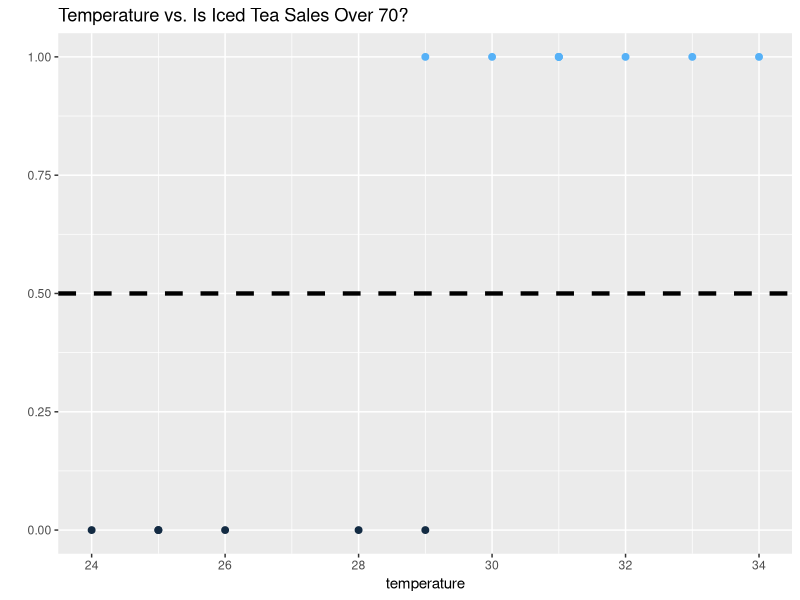
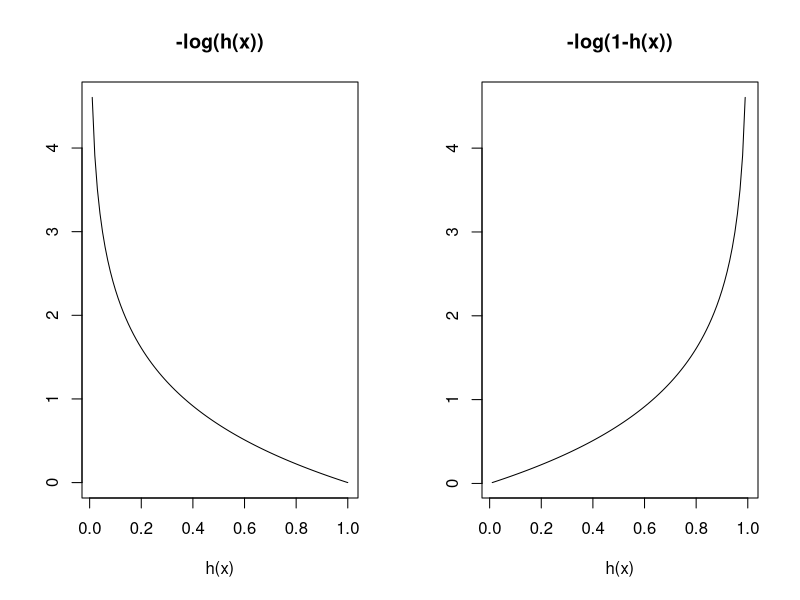
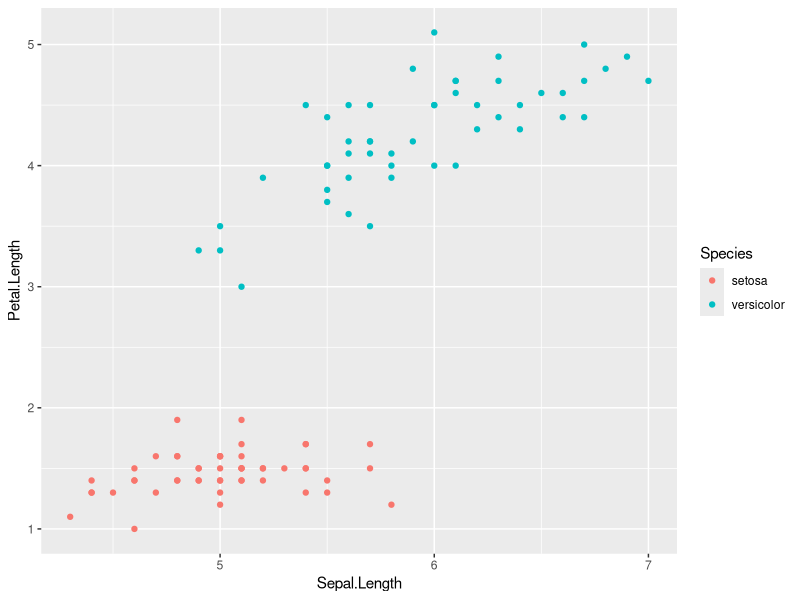
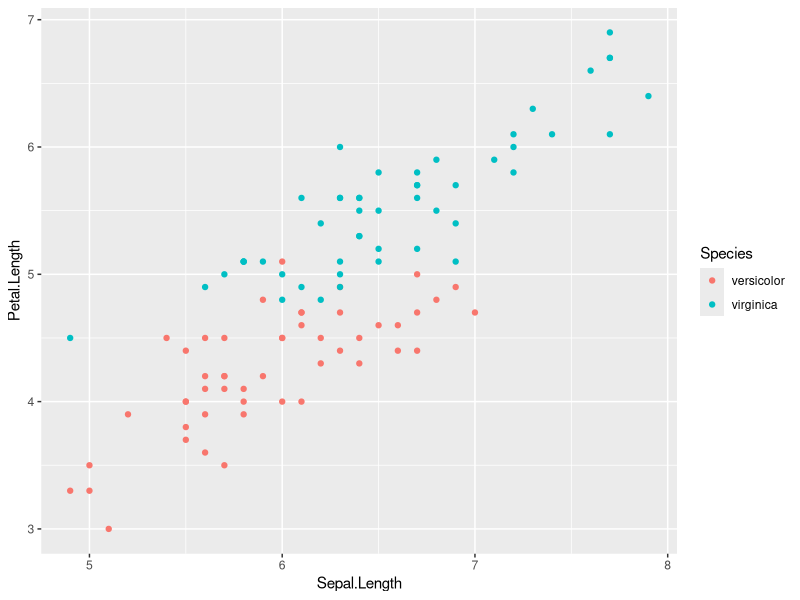

Source code (R) for these figures, in order:
## ---- chunk 1
knitr::opts_chunk$set(echo = TRUE, warning = FALSE, results = 'hide', message = FALSE)
## ---- chunk 2
library(ggplot2)

temperature <- c(29, 28, 34, 31, 25, 29, 32, 31, 24, 33, 25, 31, 26, 30)
iced_tea_sales <- c(77, 62, 93, 84, 59, 64, 80, 75, 58, 91, 51, 73, 65, 84)
iced_tea_sales_category <- ifelse(iced_tea_sales > 70, 1, 0)
iced_tea_df <- data.frame(temperature, iced_tea_sales, iced_tea_sales_category)
ggplot(iced_tea_df, aes(x = temperature, y = iced_tea_sales_category)) +
  geom_point(aes(color = iced_tea_sales_category), cex = 2) +
  ggtitle("Temperature vs. Is Iced Tea Sales Over 70?") +
  theme(legend.position = "none") +
  geom_hline(yintercept = 0.5, lty = 2, lwd = 1.5) +
  ylab("")
## ---- chunk 3
x <- seq(0.01, 1, 0.01)
y1 <- -log(x)
y2 <- -log(1 - x)
par(mfrow = c(1, 2))
plot(x = x, y = y1, type = 'l', xlab = "h(x)", ylab = "", main = "-log(h(x))")
plot(x = x, y = y2, type = 'l', xlab = "h(x)", ylab = "", main = "-log(1-h(x))")
## ---- chunk 4
# train_test_split()
train_test_split <- function(x, train_size = 0.7){
  n_row <- nrow(x)
  shuffled_order <- sample(1:n_row)
  x_shuffled <- x[shuffled_order, ]
  cut_point <- round(n_row * train_size)
  train_data <- x_shuffled[1:cut_point, ]
  test_data <- x_shuffled[(cut_point + 1):n_row,]
  return(list(
    train = train_data,
    test = test_data
  ))
}
## ---- chunk 5
temperature <- c(29, 28, 34, 31, 25, 29, 32, 31, 24, 33, 25, 31, 26, 30)
iced_tea_sales <- c(77, 62, 93, 84, 59, 64, 80, 75, 58, 91, 51, 73, 65, 84)
iced_tea_sales_category <- ifelse(iced_tea_sales > 70, 1, 0)
iced_tea_df <- data.frame(temperature, iced_tea_sales, iced_tea_sales_category)

# Splitting
iced_tea_train_test <- train_test_split(iced_tea_df)
train <- iced_tea_train_test$train
test <- iced_tea_train_test$test

# Modeling
logit_fit <- glm(iced_tea_sales_category ~ temperature, data = train, family = "binomial")

# Predicting
y_hat <- predict(logit_fit, newdata = test, type = "response")
y_hat <- ifelse(y_hat > 0.5, 1, 0)
## ---- chunk 6
conf_mat <- table(y_hat, test$iced_tea_sales_category)
acc <- sum(diag(conf_mat)) / sum(conf_mat)
acc
## ---- chunk 7
partial_iris <- iris[1:100, ]
ggplot(partial_iris, aes(x = Sepal.Length, y = Petal.Length, col = Species)) +
  geom_point()
## ---- chunk 8
partial_iris <- iris[51:150, ]
ggplot(partial_iris, aes(x = Sepal.Length, y = Petal.Length, col = Species)) +
  geom_point()
